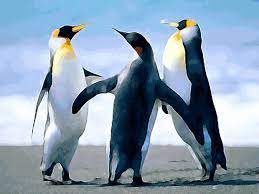
#> input picture images/download (1).jpg, 259 x 194 px; its folder holds only this picture in this run
$ python main.py
#> lines starting #> are read from the running program, lines starting #| are printed output that depends on the picture
import os
import re
from PIL import Image

def calc_new_height(width, height, new_width):
    return round(new_width * height / width)


def resize(root, file, new_width, new_img_name):
#> called with root = 'images', file = 'download (1).jpg', new_width = 640, new_img_name = 'download (1)_CONVERTED.jpg'
    original_img_path = os.path.join(root, file)
    new_img_path = os.path.join(root, new_img_name)

    pillow_img = Image.open(original_img_path)
#> pillow_img is the input picture: PIL image 259x194 RGB; mean R, G, B 137.8, 158, 177.7
    width, height = pillow_img.size
#> width = 259; height = 194

    new_height = calc_new_height(width, height, new_width)
#> new_height = 479

    new_img = pillow_img.resize((new_width, new_height), Image.LANCZOS)
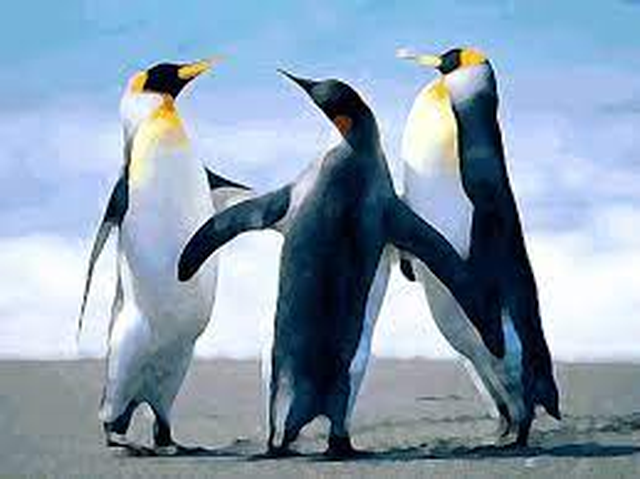
#> new_img: PIL image 640x479 RGB; mean R, G, B 137.9, 158.1, 177.6

    try:
        new_img.save(
            new_img_path,
            optimize=True,
            quality=50,
            exif=pillow_img.info.get('exif')
        )
    except:
        try:
            new_img.save(
                new_img_path,
                optimize=True,
                quality=50,
            )
        except:
            raise RuntimeError(f'Could not convert "{original_img_path}".')

    print(f'Saved at {new_img_path}')


def is_image(extension):
    extension_lowercase = extension.lower()
    return bool(re.search(r'^\.(jpe?g|png)$', extension_lowercase))


def files_checks(root, file):
    filename, extension = os.path.splitext(file)

    if not is_image(extension):
        return

    flag = '_CONVERTED'

    if flag in file:
        return

    new_img_name = filename + flag + extension

    resize(root=root, file=file, new_width=640, new_img_name=new_img_name)


def files_loop(root, files):
    for file in files:
        files_checks(root, file)


def main(root_folder):
    for root, dirs, files in os.walk(root_folder):
        files_loop(root, files)


if __name__ == '__main__':
    #Colocar o caminho das imagens
    main('/home/grubba/Inatel/CG/images')

$ run again, on images/licensed-image.jpeg
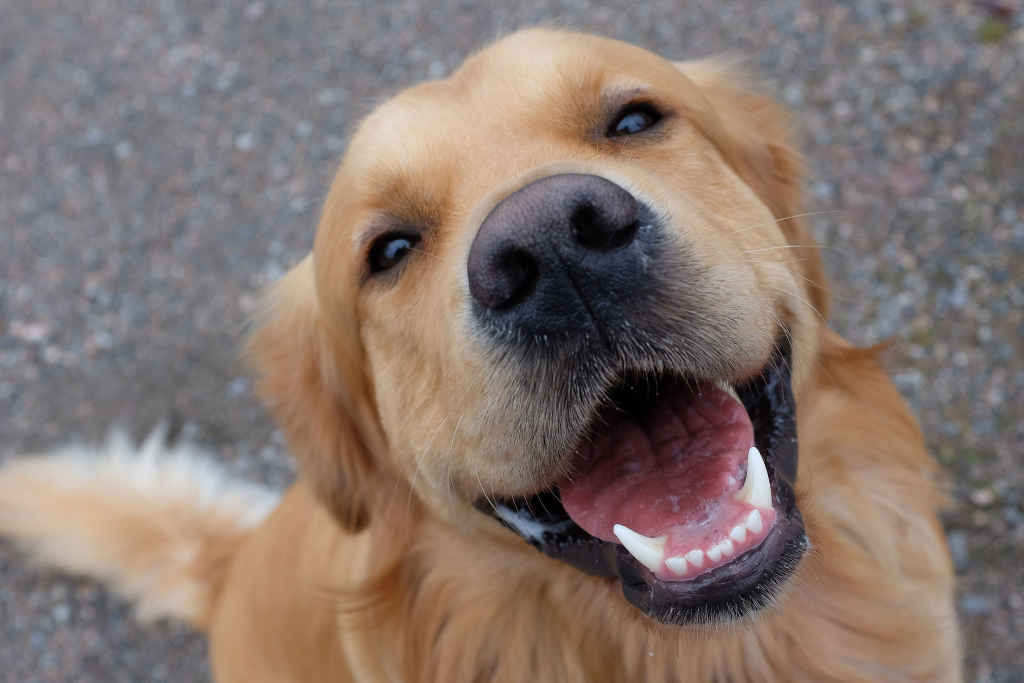
#> input picture images/licensed-image.jpeg, 2048 x 1365 px (shown at 1/2 size)
#> in resize, pillow_img is the input picture: PIL image 2048x1365 RGB; mean R, G, B 132.6, 117.4, 110.7
#> in resize, `new_img = pillow_img.resize((new_width, new_height), Image.LANCZOS)`:
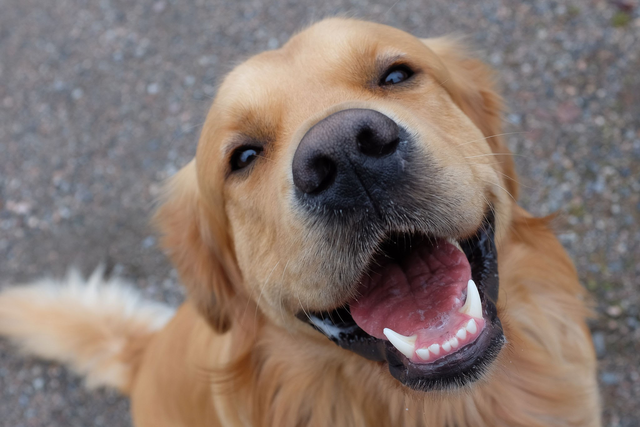
#> new_img: PIL image 640x427 RGB; mean R, G, B 132.6, 117.4, 110.7
